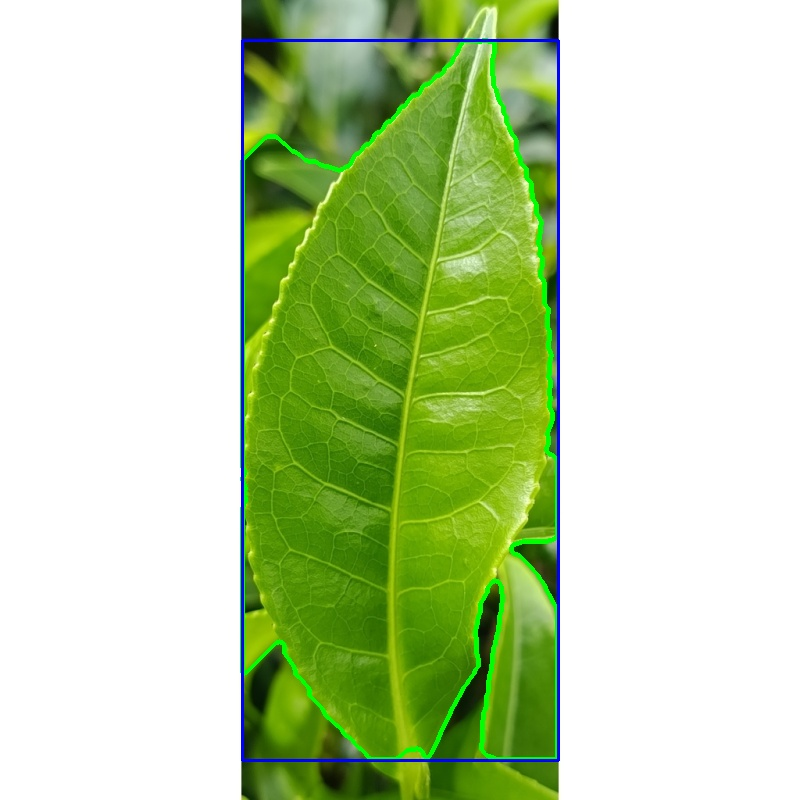
#> input picture results/fallback_segmentation_preview/test/Best/best_0182_fallback_grabcut.jpg, 800 x 800 px; its folder holds only this picture in this run
$ python extract_features.py   (older library calls are emulated)
#> lines starting #> are read from the running program, lines starting #| are printed output that depends on the picture; after the words box and inside, x2 and y2 are one past the last pixel; in counts of white or black regions, pixels touching at a corner belong together
#> in extract_features_from_image, image is the input picture: shape (800, 800, 3); mean B, G, R 166.6, 213.9, 192.3
from pathlib import Path
import math
import shutil

import cv2
import numpy as np
import pandas as pd

from skimage.feature import graycomatrix, graycoprops


# =========================================================
# CONFIGURATION
# =========================================================

CLASSES = [
    "Best",
    "Below_Best",
    "Poor",
]

SPLITS = [
    "train",
    "validation",
    "test",
]

SUPPORTED_EXTENSIONS = {
    ".jpg",
    ".jpeg",
    ".png",
    ".bmp",
    ".webp",
}

MAX_IMAGE_SIZE = 800
TEXTURE_SIZE = 128
PREVIEW_IMAGES_PER_CLASS = 4
FALLBACK_PREVIEW_LIMIT = 12

BORDER_MARGIN = 5


# =========================================================
# PATHS
# =========================================================

PROJECT_ROOT = Path(__file__).resolve().parents[1]

SPLIT_DIR = (
    PROJECT_ROOT
    / "data"
    / "splits"
)

FEATURE_OUTPUT_DIR = (
    PROJECT_ROOT
    / "data"
    / "processed"
    / "features"
)

RESULTS_DIR = (
    PROJECT_ROOT
    / "results"
)

PREVIEW_DIR = (
    RESULTS_DIR
    / "segmentation_preview"
)

FALLBACK_PREVIEW_DIR = (
    RESULTS_DIR
    / "fallback_segmentation_preview"
)

FEATURE_OUTPUT_DIR.mkdir(
    parents=True,
    exist_ok=True,
)

RESULTS_DIR.mkdir(
    parents=True,
    exist_ok=True,
)


# =========================================================
# UTILITY
# =========================================================

def resize_image(image, max_size=MAX_IMAGE_SIZE):

#> called with max_size = 800
    height, width = image.shape[:2]

    max_dimension = max(
        height,
        width,
    )

    if max_dimension <= max_size:
        return image

    scale = max_size / max_dimension

    new_width = int(
        round(width * scale)
    )

    new_height = int(
        round(height * scale)
    )

    return cv2.resize(
        image,
        (
            new_width,
            new_height,
        ),
        interpolation=cv2.INTER_AREA,
    )


def contour_is_valid(
    contour,
    image_shape,
):

    if contour is None:
        return False

    height, width = image_shape[:2]

    image_area = (
        height * width
    )

    area = cv2.contourArea(
        contour
    )

    if area <= 0:
        return False

    area_ratio = (
        area / image_area
    )

    if area_ratio < 0.003:
        return False

    if area_ratio > 0.70:
        return False

    x, y, w, h = cv2.boundingRect(
        contour
    )

    touches_border = (
        x <= BORDER_MARGIN
        or y <= BORDER_MARGIN
        or (
            x + w
            >= width - BORDER_MARGIN
        )
        or (
            y + h
            >= height - BORDER_MARGIN
        )
    )

    if touches_border:
        return False

    return True


# =========================================================
# COMPONENT CLEANING
# =========================================================

def remove_border_components(mask):

    height, width = mask.shape[:2]

    number_labels, labels, stats, _ = (
        cv2.connectedComponentsWithStats(
            mask,
            connectivity=8,
        )
    )

    cleaned = np.zeros_like(
        mask
    )

    for label_id in range(
        1,
        number_labels,
    ):

        x = stats[
            label_id,
            cv2.CC_STAT_LEFT
        ]

        y = stats[
            label_id,
            cv2.CC_STAT_TOP
        ]

        w = stats[
            label_id,
            cv2.CC_STAT_WIDTH
        ]

        h = stats[
            label_id,
            cv2.CC_STAT_HEIGHT
        ]

        area = stats[
            label_id,
            cv2.CC_STAT_AREA
        ]

        if area < 100:
            continue

        touches_border = (
            x <= BORDER_MARGIN
            or y <= BORDER_MARGIN
            or (
                x + w
                >= width - BORDER_MARGIN
            )
            or (
                y + h
                >= height - BORDER_MARGIN
            )
        )

        if touches_border:
            continue

        cleaned[
            labels == label_id
        ] = 255

    return cleaned


def select_best_component(
    mask,
):

    height, width = mask.shape[:2]

    image_area = (
        height * width
    )

    image_center_x = (
        width / 2.0
    )

    image_center_y = (
        height / 2.0
    )

    max_distance = math.sqrt(
        image_center_x ** 2
        +
        image_center_y ** 2
    )

    contours, _ = cv2.findContours(
        mask,
        cv2.RETR_EXTERNAL,
        cv2.CHAIN_APPROX_SIMPLE,
    )

    candidates = []

    for contour in contours:

        area = cv2.contourArea(
            contour
        )

        area_ratio = (
            area / image_area
        )

        if area_ratio < 0.003:
            continue

        if area_ratio > 0.70:
            continue

        x, y, w, h = cv2.boundingRect(
            contour
        )

        touches_border = (
            x <= BORDER_MARGIN
            or y <= BORDER_MARGIN
            or (
                x + w
                >= width - BORDER_MARGIN
            )
            or (
                y + h
                >= height - BORDER_MARGIN
            )
        )

        if touches_border:
            continue

        moments = cv2.moments(
            contour
        )

        if moments["m00"] != 0:

            cx = (
                moments["m10"]
                / moments["m00"]
            )

            cy = (
                moments["m01"]
                / moments["m00"]
            )

        else:

            cx = (
                x + w / 2.0
            )

            cy = (
                y + h / 2.0
            )

        distance = math.sqrt(
            (
                cx - image_center_x
            ) ** 2
            +
            (
                cy - image_center_y
            ) ** 2
        )

        center_score = (
            1.0
            -
            min(
                distance / max_distance,
                1.0,
            )
        )

        score = (
            area
            *
            (
                1.0
                +
                0.40 * center_score
            )
        )

        candidates.append(
            (
                score,
                contour,
            )
        )

    if not candidates:
        return None

    candidates.sort(
        key=lambda item: item[0],
        reverse=True,
    )

    return candidates[0][1]


def contour_to_mask(
    contour,
    image_shape,
):

    mask = np.zeros(
        image_shape[:2],
        dtype=np.uint8,
    )

    cv2.drawContours(
        mask,
        [contour],
        -1,
        255,
        thickness=-1,
    )

    return mask


# =========================================================
# PRIMARY SEGMENTATION
# =========================================================

def create_primary_colour_mask(image):

    hsv = cv2.cvtColor(
        image,
        cv2.COLOR_BGR2HSV,
    )
#> hsv: shape (800, 800, 3); mean H, S, V 18.9, 84.1, 215.5

    h = hsv[:, :, 0]
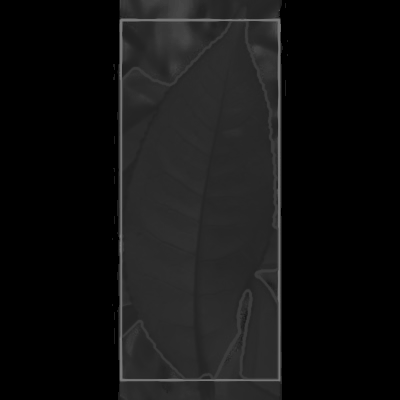
#> h: shape (800, 800) (shown at 1/2 size); min 0, max 135, mean 18.9
    s = hsv[:, :, 1]
    v = hsv[:, :, 2]
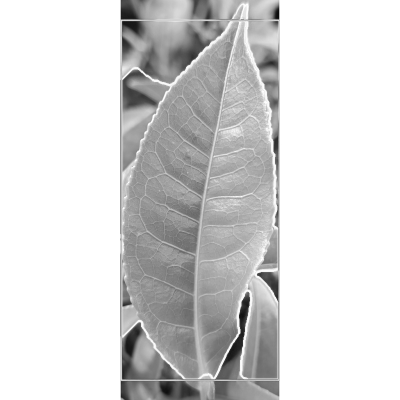
#> v: shape (800, 800) (shown at 1/2 size); min 6, max 255, mean 215.5

    green_mask = (
        (h >= 22)
        &
        (h <= 105)
        &
        (s >= 32)
        &
        (v >= 20)
    )
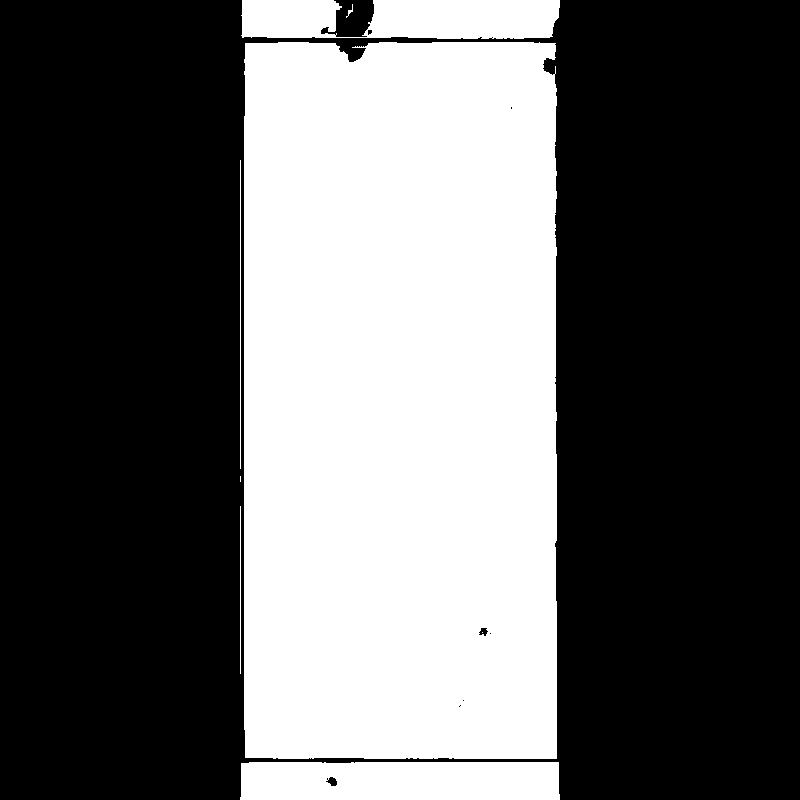
#> green_mask: shape (800, 800) bool; 38.5% white; 8 white regions (2 under 20 px), largest, box (x1, y1, x2, y2) and area: (244, 42, 557, 759) 223016, (240, 762, 560, 800) 11993, (241, 0, 560, 39) 10654, (240, 160, 241, 469) 309, (240, 506, 241, 674) 168, (346, 4, 353, 18) 26

    brown_mask = (
        (h >= 3)
        &
        (h <= 35)
        &
        (s >= 45)
        &
        (v >= 20)
    )
#> brown_mask: shape (800, 800) bool; 0.29% white; 76 white regions (65 under 20 px), largest, box (x1, y1, x2, y2) and area: (245, 54, 288, 100) 730, (244, 130, 262, 149) 204, (396, 16, 411, 35) 155

    dark_coloured_mask = (
        (s >= 40)
        &
        (v >= 15)
        &
        (v <= 105)
    )
#> dark_coloured_mask: shape (800, 800) bool; 3.5% white; 80 white regions (54 under 20 px), largest, box (x1, y1, x2, y2) and area: (431, 585, 500, 759) 3071, (244, 647, 297, 759) 2659, (317, 762, 399, 800) 2564

    combined = (
        green_mask
        |
        brown_mask
        |
        dark_coloured_mask
    )
#> combined: shape (800, 800) bool; 38.5% white; 8 white regions (2 under 20 px), largest, box (x1, y1, x2, y2) and area: (244, 42, 557, 759) 223213, (240, 762, 560, 800) 12091, (241, 0, 560, 39) 10742, (240, 160, 241, 469) 309, (240, 506, 242, 674) 169, (346, 4, 353, 18) 26

    mask = (
        combined.astype(
            np.uint8
        )
        * 255
    )

    open_kernel = cv2.getStructuringElement(
        cv2.MORPH_ELLIPSE,
        (5, 5),
    )

    close_kernel = cv2.getStructuringElement(
        cv2.MORPH_ELLIPSE,
        (9, 9),
    )

    mask = cv2.morphologyEx(
        mask,
        cv2.MORPH_OPEN,
        open_kernel,
    )
#> mask: shape (800, 800); 38.4% white; 4 white regions, box (x1, y1, x2, y2) and area: (244, 42, 557, 759) 223159, (240, 762, 560, 800) 12088, (369, 0, 560, 39) 7075, (242, 0, 340, 39) 3532

    mask = cv2.morphologyEx(
        mask,
        cv2.MORPH_CLOSE,
        close_kernel,
    )
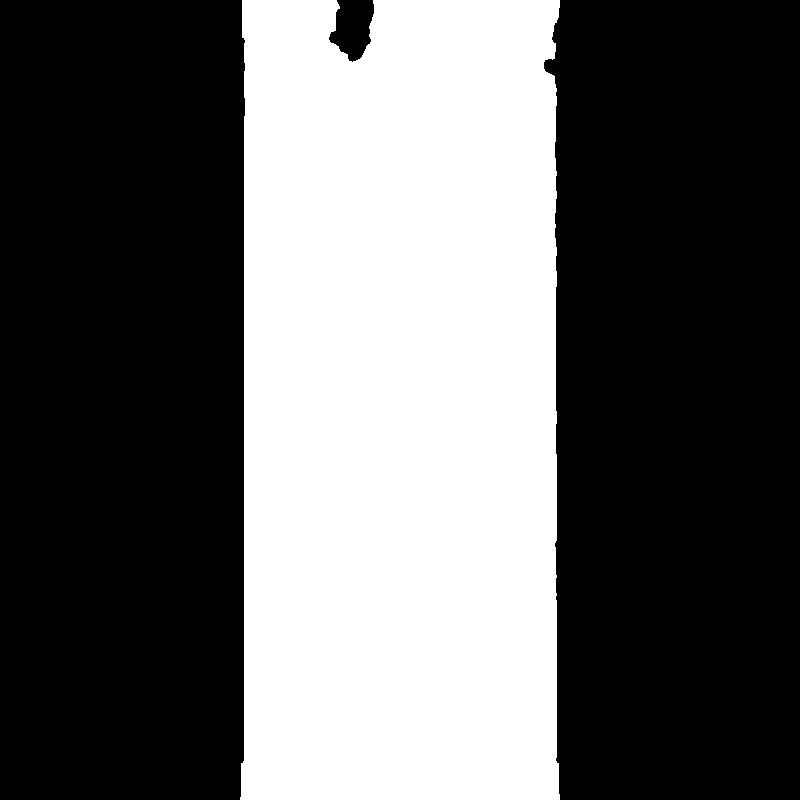
#> mask: shape (800, 800); 38.8% white; 1 white region, box (x1, y1, x2, y2) and area: (240, 0, 560, 800) 248051

    return mask


def primary_segmentation(image):

    mask = create_primary_colour_mask(
        image
    )

    mask = remove_border_components(
        mask
    )
#> in remove_border_components, `number_labels, labels, stats, _ = ( cv2.connectedComponentsWithStats( ..`: number_labels = 2; stats = [[0, 0, 800, 800, 391949], [240, 0, 320, 800, 248051]]
#> the loop in remove_border_components, `for label_id in range( 1, number_labels, ): ` made 1 pass

    contour = select_best_component(
        mask
    )
#> in select_best_component, `contours, _ = cv2.findContours( mask, cv2.RETR_EXTERNAL, cv2.CHAIN_APP..`: contours = []

    if not contour_is_valid(
        contour,
        image.shape,
    ):
        return None, None

    final_mask = contour_to_mask(
        contour,
        image.shape,
    )

    return (
        final_mask,
        contour,
    )


# =========================================================
# FALLBACK 1 — LAB BACKGROUND DISTANCE
# =========================================================

def estimate_background_lab(image):

    lab = cv2.cvtColor(
        image,
        cv2.COLOR_BGR2LAB,
    ).astype(
        np.float32
    )
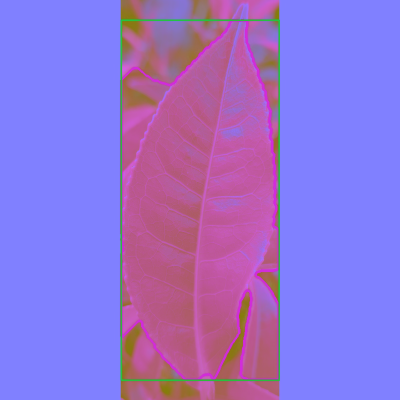
#> lab: shape (800, 800, 3) float32 (shown at 1/2 size); mean B, G, R 212.3, 114.7, 147.3

    height, width = lab.shape[:2]

    border_size = max(
        5,
        int(
            min(
                height,
                width,
            )
            * 0.04
        ),
    )

    top = lab[
        :border_size,
        :,
    ].reshape(
        -1,
        3,
    )

    bottom = lab[
        height - border_size:,
        :,
    ].reshape(
        -1,
        3,
    )

    left = lab[
        :,
        :border_size,
    ].reshape(
        -1,
        3,
    )

    right = lab[
        :,
        width - border_size:,
    ].reshape(
        -1,
        3,
    )

    border_pixels = np.vstack(
        [
            top,
            bottom,
            left,
            right,
        ]
    )

    background_lab = np.median(
        border_pixels,
        axis=0,
    )
#> background_lab = [255, 128, 128]

    return (
        lab,
        background_lab,
    )


def lab_fallback_segmentation(image):

    lab, background_lab = (
        estimate_background_lab(
            image
        )
    )
#> background_lab = [255, 128, 128]

    difference = np.sqrt(
        np.sum(
            (
                lab
                - background_lab
            ) ** 2,
            axis=2,
        )
    )

    difference_8bit = np.clip(
        difference * 3.0,
        0,
        255,
    ).astype(
        np.uint8
    )

    # Automatic threshold
    _, otsu_mask = cv2.threshold(
        difference_8bit,
        0,
        255,
        cv2.THRESH_BINARY
        + cv2.THRESH_OTSU,
    )
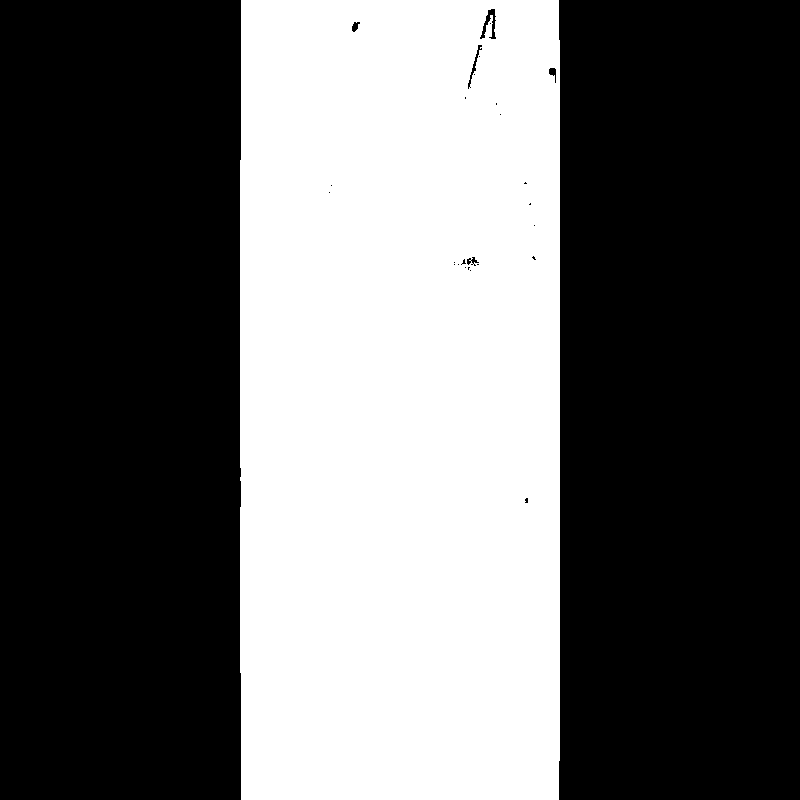
#> otsu_mask: shape (800, 800); 39.9% white; 1 white region, box (x1, y1, x2, y2) and area: (240, 0, 560, 800) 255083

    # Minimum colour difference
    manual_mask = (
        difference > 10.0
    ).astype(
        np.uint8
    ) * 255
#> manual_mask: shape (800, 800); 40% white; 1 white region, box (x1, y1, x2, y2) and area: (240, 0, 560, 800) 255885

    mask = cv2.bitwise_and(
        otsu_mask,
        manual_mask,
    )

    open_kernel = cv2.getStructuringElement(
        cv2.MORPH_ELLIPSE,
        (5, 5),
    )

    close_kernel = cv2.getStructuringElement(
        cv2.MORPH_ELLIPSE,
        (11, 11),
    )

    mask = cv2.morphologyEx(
        mask,
        cv2.MORPH_OPEN,
        open_kernel,
    )
#> mask: shape (800, 800); 39.8% white; 1 white region, box (x1, y1, x2, y2) and area: (240, 0, 560, 800) 254933
#> (the rest of the program and of its run is left out)
